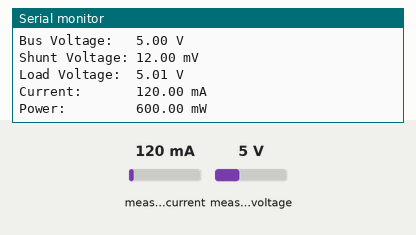
This sketch was run on a simulated Arduino MKR. On the bench: the last lines printed to the serial monitor. Inputs (shaded band) come from the test bench; at power-on: measured current 120 mA, measured voltage 5 V. WiFi joins after 1.5 s; servers stay silent unless stated; no MQTT or app messages arrive unless stated.

Above: at 2.7 s.
2.8 s: measured current set to 40 mA
At 4.2 s:
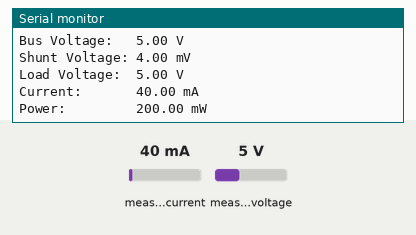
4.3 s: measured voltage set to 0.3 V
5.8 s: measured current set to 500 mA
At 7.1 s:
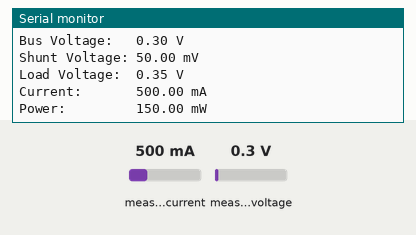
Timing chart, 0 to 8.8 s (numbered marks = the images above; inputs shaded):
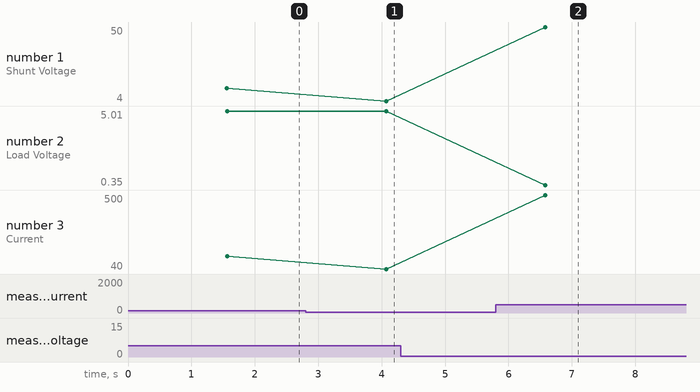

The sketch:

House2Diagnostics.ino
```cpp
#include <Adafruit_INA219.h>
#include <Wire.h>
#include <ArduinoMqttClient.h>
#include <WiFiNINA.h>
//
Adafruit_INA219 ina219;


///////please enter your sensitive data in the Secret tab/arduino_secrets.h
char ssid[] = "";        // your network SSID (name)
char pass[] = "";    // your network password (use for WPA, or use as key for WEP)
int analogPin = A0; // Current sensor output


const int averageValue = 500;
long int sensorValue = 0;  // variable to store the sensor value read


float voltage = 0;
float current = 0;


WiFiClient wifiClient;
MqttClient mqttClient(wifiClient);


const char broker[] = "";
int        port     = 1883;
const char topic[]  = "vmi/house2/current_mA";
const char topic2[]  = "vmi/house2/wattage_mW";
const char topic3[]  = "vmi/house2/voltage";
//set interval for sending messages (milliseconds)
const long interval = 1000;
unsigned long previousMillis = 0;


int count = 0;


void setup(void) {
  //Initialize serial and wait for port to open:
  Serial.begin(9600);
  while (!Serial) {
    ; // wait for serial port to connect. Needed for native USB port only
  }


  Serial.println("Hello!");


  if (! ina219.begin()) {
    Serial.println("Failed to find INA219 chip");
    while (1) { delay(10); }
  }


  // attempt to connect to Wifi network:
  Serial.print("Attempting to connect to WPA SSID: ");
  Serial.println(ssid);
  while (WiFi.begin(ssid, pass) != WL_CONNECTED) {
    // failed, retry
    Serial.print(".");
    delay(5000);
  }


  Serial.println("You're connected to the network");
  Serial.println();


  Serial.print("Attempting to connect to the MQTT broker: ");
  Serial.println(broker);


  if (!mqttClient.connect(broker, port)) {
    Serial.print("MQTT connection failed! Error code = ");
    Serial.println(mqttClient.connectError());


    while (1);
  }


  Serial.println("You're connected to the MQTT broker!");
  Serial.println("Measuring voltage and current with INA219 ...");
  Serial.println();
}


void loop(void) {


  float shuntvoltage = 0;
  float busvoltage = 0;
  float current_mA = 0;
  float loadvoltage = 0;
  float power_mW = 0;


  shuntvoltage = ina219.getShuntVoltage_mV();
  busvoltage = ina219.getBusVoltage_V();
  current_mA = ina219.getCurrent_mA();
  power_mW = ina219.getPower_mW();
  loadvoltage = busvoltage + (shuntvoltage / 1000);


  Serial.print("Bus Voltage:   "); Serial.print(busvoltage); Serial.println(" V");
  Serial.print("Shunt Voltage: "); Serial.print(shuntvoltage); Serial.println(" mV");
  Serial.print("Load Voltage:  "); Serial.print(loadvoltage); Serial.println(" V");
  Serial.print("Current:       "); Serial.print(current_mA); Serial.println(" mA");
  Serial.print("Power:         "); Serial.print(power_mW); Serial.println(" mW");
  Serial.println("");


  // call poll() regularly to allow the library to send MQTT keep alive which
  // avoids being disconnected by the broker
  mqttClient.poll();


  unsigned long currentMillis = millis();


  if (currentMillis - previousMillis >= interval) {
    // save the last time a message was sent
    previousMillis = currentMillis;


    mqttClient.beginMessage(topic);
    mqttClient.print(current);
    mqttClient.endMessage();
    delay(500);
    mqttClient.beginMessage(topic2);
    mqttClient.print(power_mW);
    mqttClient.endMessage();
    delay(500);
    mqttClient.beginMessage(topic3);
    mqttClient.print(busvoltage);
    mqttClient.endMessage();
    delay(500);
  }
  delay(1000);
}
```

Measured:
- after the input at 2.8 s, the serial monitor: prints a new line after 1.3 s (image 1)
- after the input at 5.8 s, the serial monitor: prints a new line after 0.78 s (image 2)
- plotted number 1: 12 → 4 after the input at 2.8 s, 4 → 50 after the input at 5.8 s
- plotted number 2: 5 → 0.35 after the input at 5.8 s
- plotted number 3: 120 → 40 after the input at 2.8 s, 40 → 500 after the input at 5.8 s
